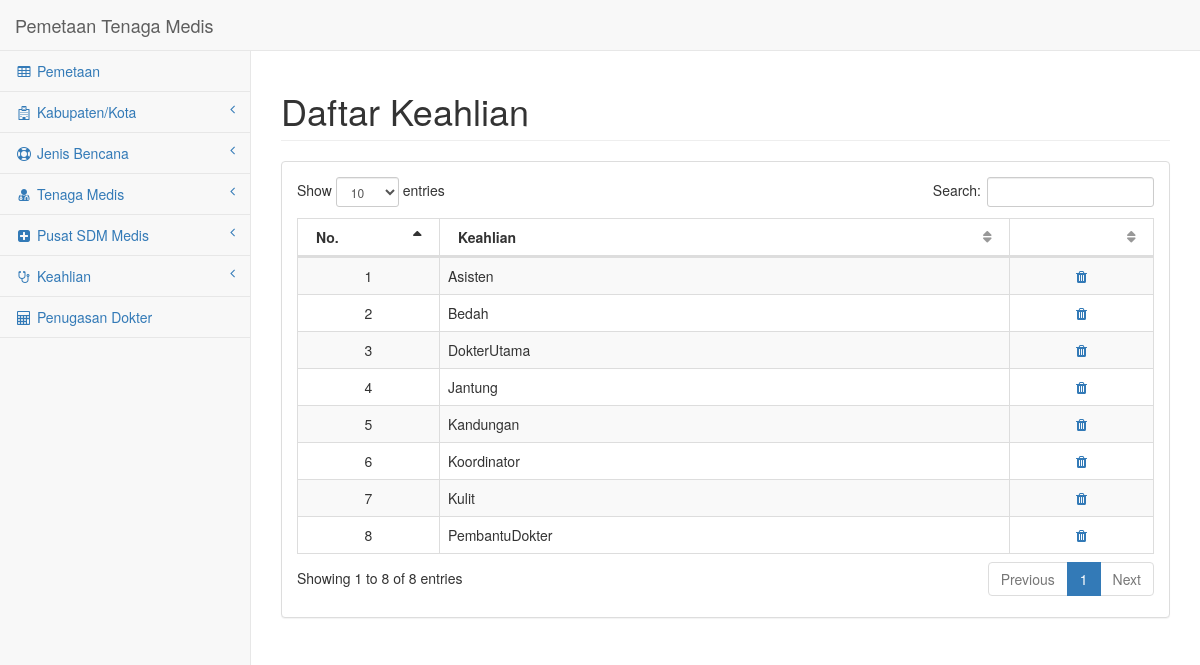
The app's page /index.php/main/daftar_keahlian with its own data.
### tables this page shows
CREATE TABLE IF NOT EXISTS `keahlian` (
  `id_keahlian` int(10) NOT NULL,
  `nama_keahlian` varchar(20) NOT NULL
);

### application/controllers/Main.php (called while the page is built, shortened)
<?php
class Main extends CI_Controller
{
	public function daftar_keahlian()
	{
		$this->load->model('keahlian_model');
		$data['keahlian'] = $this->keahlian_model->get();
		$this->load->view('master/header');
		$this->load->view('keahlian/daftar', $data);
		$this->load->view('master/footer');
	}
}

### index.php (called while the page is built, shortened)
<?php
require_once BASEPATH.'core/CodeIgniter.php';

### application/models/Keahlian_model.php (called while the page is built, shortened)
<?php
class Keahlian_model extends CI_Model
{
	public function get()
	{
		$this->db->select('keahlian.id_keahlian, keahlian.nama_keahlian');
		$this->db->from('keahlian');
		$this->db->order_by('keahlian.nama_keahlian', 'asc');
		$query = $this->db->get();
		return $query;
	}
}

### application/views/keahlian/daftar.php (the view)
<div id="page-wrapper">
    <div class="row">
        <div class="col-lg-12">
            <h1 class="page-header">Daftar Keahlian</h1>
        </div>
    </div>
    <div class="row">
        <div class="col-lg-12">
            <div class="panel panel-default">
                <div class="panel-body">
                    <div class="dataTable_wrapper">
                        <table class="table table-striped table-bordered table-hover" id="dataTables-example">
                            <thead>
                                <tr>
                                    <th class="col-sm-1">No.</th>
                                    <th class="col-sm-4">Keahlian</th>
                                    <th class="col-sm-1"></th>
                                </tr>
                            </thead>
                            <tbody>
                            <?php
                                $i = 1;
                                foreach($keahlian->result() as $row)
                                {
                                    echo '<tr>';
                                        echo '<td class="text-center">'.$i.'</td>';
                                        echo '<td>'.$row->nama_keahlian.'</td>';
                                        echo '<td class="text-center">
                                            <a href="#" class="modal-anchor" data-toggle="modal" data-target="#pageModal" data-key="'.$row->id_keahlian.'" data-task="delete_keahlian" title="Hapus Data">
                                                <i class="fa fa-trash"></i>
                                            </a>
                                        </td>';
                                    echo '</tr>';
                                    $i = $i + 1;
                                }
                            ?>
                            </tbody>
                        </table>
                    </div>
                </div>
            </div>
        </div>
    </div>
</div>

### assets/css/sb-admin-2.css (style rules this page uses)
body { background-color: #f8f8f8; }
#page-wrapper { padding: 0 15px; min-height: 568px; background-color: #fff; }
@media (min-width:768px) { #page-wrapper { position: inherit; margin: 0 0 0 250px; padding: 0 30px; border-left: 1px solid #e7e7e7; } }
table.dataTable thead .sorting, table.dataTable thead .sorting_asc, table.dataTable thead .sorting_desc, table.dataTable thead .sorting_asc_disabled, table.dataTable thead .sorting_desc_disabled { background: 0 0; }
table.dataTable thead .sorting_asc:after { content: "\f0de"; float: right; font-family: fontawesome; }
table.dataTable thead .sorting:after { content: "\f0dc"; float: right; font-family: fontawesome; color: rgba(50,50,50,.5); }

### records on screen
keahlian: nama_keahlian "Asisten"
keahlian: nama_keahlian "Bedah"
keahlian: nama_keahlian "DokterUtama"
keahlian: nama_keahlian "Jantung"
keahlian: nama_keahlian "Kandungan"
keahlian: nama_keahlian "Koordinator"
keahlian: nama_keahlian "Kulit"
keahlian: nama_keahlian "PembantuDokter"
